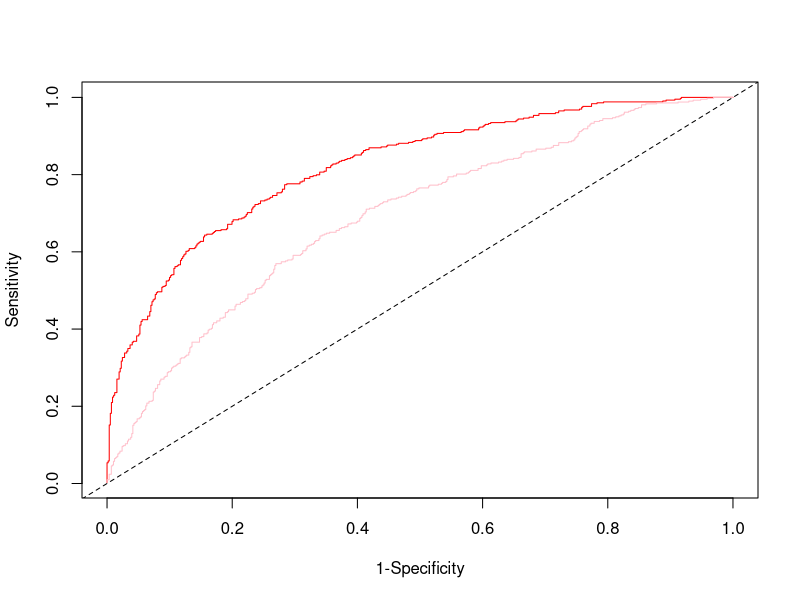

Recreate this plot in R.
###--------------------------------##

ROC<-function(T,D){ 
DD <- table(-T,D) 
tpr <- cumsum(DD[,2])/sum(DD[,2]) 
fpr <- cumsum(DD[,1])/sum(DD[,1]) 
rval <- list(tpr=tpr, fpr=fpr, 
cutpoints=rev(sort(unique(T))), 
call=sys.call()) 
class(rval)<-"ROC" 
rval 
} 

print.ROC<-function(x,...){ 
cat("ROC curve: ") 
print(x$call) 
} 
plot.ROC <- function(x, xlab="1-Specificity", 
ylab="Sensitivity", type="l",...){ 
plot(x$fpr, x$tpr, xlab=xlab, ylab=ylab, type=type, ...) 
} 

lines.ROC <- function(x, ...){ 
lines(x$fpr, x$tpr, ...) 
} 

identify.ROC<-function(x, labels=NULL, ...,digits=1) 
{ 
if (is.null(labels)) 
labels<-round(x$cutpoints,digits) 
identify(x$fpr, x$tpr, labels=labels,...) 
} 

### an example of glm(), i.e. logistic regression

set.seed(5)
expit <- function(x){ exp(x)/(1+exp(x)) }
z1 <- rnorm(1000)
z2 <- rnorm(1000)
y1  <- rbinom(1000, 1, expit( -0.5 + 1.0*z1 + 1.0*z2 ) )
y2  <- rbinom(1000, 1, expit( -0.5 + 0.5*z1 + 0.5*z2 ) )
glm1 <- glm(y1~z1+z2, family=binomial)
glm2 <- glm(y2~z1+z2, family=binomial)
coef(glm1)
coef(glm2)

roc1 <- ROC(fitted(glm1), glm1$y)
roc2 <- ROC(fitted(glm2), glm2$y)
plot(roc1, col="red")
lines(roc2, col="pink")
abline(0,1,lty=2)






